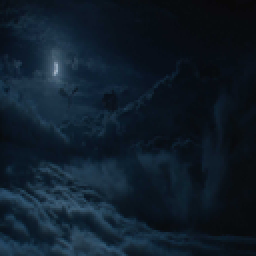
%> input picture machine-learning-ex7-kmeans-and-image-compression-using-pca/ex7/dragons.png, 128 x 128 px, shrunk from 267 x 267 before the run (shown 2 times larger)
$ octave ex7.m   (GNU Octave 9; MATLAB toolbox functions it lacks are replaced by stand-ins)
%> lines starting %> are read from the running program, lines starting %| are printed output that depends on the picture
### machine-learning-ex7-kmeans-and-image-compression-using-pca/ex7/findClosestCentroids.m
function idx = findClosestCentroids(X, centroids)
%> called with centroids = [3 3; 6 2; 8 5]
%FINDCLOSESTCENTROIDS computes the centroid memberships for every example
%   idx = FINDCLOSESTCENTROIDS (X, centroids) returns the closest centroids
%   in idx for a dataset X where each row is a single example. idx = m x 1
%   vector of centroid assignments (i.e. each entry in range [1..K])
%

% Set K
K = size(centroids, 1);

% You need to return the following variables correctly.
idx = zeros(size(X,1), 1);

% ====================== YOUR CODE HERE ======================
% Instructions: Go over every example, find its closest centroid, and store
%               the index inside idx at the appropriate location.
%               Concretely, idx(i) should contain the index of the centroid
%               closest to example i. Hence, it should be a value in the
%               range 1..K
%
% Note: You can use a for-loop over the examples to compute this.
%
m = size(X,1);
for i = 1:m;
  errmin= Inf;
  for j = 1:K
    err = (1/m)*sum((X(i,:) - centroids(j,:)).^2);
    if errmin >= err
      idx(i) = j;
      errmin = err;
    end
  end
end


% =============================================================

end

### machine-learning-ex7-kmeans-and-image-compression-using-pca/ex7/computeCentroids.m
function centroids = computeCentroids(X, idx, K)
%> called with K = 3
%COMPUTECENTROIDS returns the new centroids by computing the means of the
%data points assigned to each centroid.
%   centroids = COMPUTECENTROIDS(X, idx, K) returns the new centroids by
%   computing the means of the data points assigned to each centroid. It is
%   given a dataset X where each row is a single data point, a vector
%   idx of centroid assignments (i.e. each entry in range [1..K]) for each
%   example, and K, the number of centroids. You should return a matrix
%   centroids, where each row of centroids is the mean of the data points
%   assigned to it.
%

% Useful variables
[m n] = size(X);

% You need to return the following variables correctly.
centroids = zeros(K, n);


% ====================== YOUR CODE HERE ======================
% Instructions: Go over every centroid and compute mean of all points that
%               belong to it. Concretely, the row vector centroids(i, :)
%               should contain the mean of the data points assigned to
%               centroid i.
%
% Note: You can use a for-loop over the centroids to compute this.
%
for i = 1:K
  sel = find(idx == i);
  centroids(i,: ) = mean(X(sel,:),1);
  end


% =============================================================


end

### machine-learning-ex7-kmeans-and-image-compression-using-pca/ex7/runkMeans.m
function [centroids, idx] = runkMeans(X, initial_centroids, ...
                                      max_iters, plot_progress)
%> called with initial_centroids = [3 3; 6 2; 8 5], max_iters = 10, plot_progress = true
%RUNKMEANS runs the K-Means algorithm on data matrix X, where each row of X
%is a single example
%   [centroids, idx] = RUNKMEANS(X, initial_centroids, max_iters, ...
%   plot_progress) runs the K-Means algorithm on data matrix X, where each
%   row of X is a single example. It uses initial_centroids used as the
%   initial centroids. max_iters specifies the total number of interactions
%   of K-Means to execute. plot_progress is a true/false flag that
%   indicates if the function should also plot its progress as the
%   learning happens. This is set to false by default. runkMeans returns
%   centroids, a Kxn matrix of the computed centroids and idx, a m x 1
%   vector of centroid assignments (i.e. each entry in range [1..K])
%

% Set default value for plot progress
if ~exist('plot_progress', 'var') || isempty(plot_progress)
    plot_progress = false;
end

% Plot the data if we are plotting progress
if plot_progress
    figure;
    hold on;
end

% Initialize values
[m n] = size(X);
K = size(initial_centroids, 1);
centroids = initial_centroids;
previous_centroids = centroids;
idx = zeros(m, 1);

% Run K-Means
for i=1:max_iters

    % Output progress
    fprintf('K-Means iteration %d/%d...\n', i, max_iters);
    if exist('OCTAVE_VERSION')
        fflush(stdout);
    end

    % For each example in X, assign it to the closest centroid
    idx = findClosestCentroids(X, centroids);

    % Optionally, plot progress here
    if plot_progress
        plotProgresskMeans(X, centroids, previous_centroids, idx, K, i);
        previous_centroids = centroids;
        fprintf('Press enter to continue.\n');
        pause;
    end

    % Given the memberships, compute new centroids
    centroids = computeCentroids(X, idx, K);
end

% Hold off if we are plotting progress
if plot_progress
    hold off;
end

end

### machine-learning-ex7-kmeans-and-image-compression-using-pca/ex7/kMeansInitCentroids.m
function centroids = kMeansInitCentroids(X, K)
%KMEANSINITCENTROIDS This function initializes K centroids that are to be
%used in K-Means on the dataset X
%   centroids = KMEANSINITCENTROIDS(X, K) returns K initial centroids to be
%   used with the K-Means on the dataset X
%

% You should return this values correctly
centroids = zeros(K, size(X, 2));

% ====================== YOUR CODE HERE ======================
% Instructions: You should set centroids to randomly chosen examples from
%               the dataset X
%

randidx = randperm(size(X, 1));
centroids = X(randidx(1:K), :);


% =============================================================

end

### machine-learning-ex7-kmeans-and-image-compression-using-pca/ex7/plotProgresskMeans.m
function plotProgresskMeans(X, centroids, previous, idx, K, i)
%PLOTPROGRESSKMEANS is a helper function that displays the progress of
%k-Means as it is running. It is intended for use only with 2D data.
%   PLOTPROGRESSKMEANS(X, centroids, previous, idx, K, i) plots the data
%   points with colors assigned to each centroid. With the previous
%   centroids, it also plots a line between the previous locations and
%   current locations of the centroids.
%

% Plot the examples
plotDataPoints(X, idx, K);

% Plot the centroids as black x's
plot(centroids(:,1), centroids(:,2), 'x', ...
     'MarkerEdgeColor','k', ...
     'MarkerSize', 10, 'LineWidth', 3);

% Plot the history of the centroids with lines
for j=1:size(centroids,1)
    drawLine(centroids(j, :), previous(j, :));
end

% Title
title(sprintf('Iteration number %d', i))

end

### machine-learning-ex7-kmeans-and-image-compression-using-pca/ex7/plotDataPoints.m
function plotDataPoints(X, idx, K)
%PLOTDATAPOINTS plots data points in X, coloring them so that those with the same
%index assignments in idx have the same color
%   PLOTDATAPOINTS(X, idx, K) plots data points in X, coloring them so that those
%   with the same index assignments in idx have the same color

% Create palette
palette = hsv(K + 1);
colors = palette(idx, :);

% Plot the data
scatter(X(:,1), X(:,2), 15, colors);

end

### machine-learning-ex7-kmeans-and-image-compression-using-pca/ex7/ex7.m
%% Machine Learning Online Class
%  Exercise 7 | Principle Component Analysis and K-Means Clustering
%
%  Instructions
%  ------------
%
%  This file contains code that helps you get started on the
%  exercise. You will need to complete the following functions:
%
%     pca.m
%     projectData.m
%     recoverData.m
%     computeCentroids.m
%     findClosestCentroids.m
%     kMeansInitCentroids.m
%
%  For this exercise, you will not need to change any code in this file,
%  or any other files other than those mentioned above.
%

%% Initialization
clear ; close all; clc

%% ================= Part 1: Find Closest Centroids ====================
%  To help you implement K-Means, we have divided the learning algorithm
%  into two functions -- findClosestCentroids and computeCentroids. In this
%  part, you should complete the code in the findClosestCentroids function.
%
fprintf('Finding closest centroids.\n\n');

% Load an example dataset that we will be using
load('ex7data2.mat');

% Select an initial set of centroids
K = 3; % 3 Centroids
initial_centroids = [3 3; 6 2; 8 5];

% Find the closest centroids for the examples using the
% initial_centroids
idx = findClosestCentroids(X, initial_centroids);

fprintf('Closest centroids for the first 3 examples: \n')
fprintf(' %d', idx(1:3));
fprintf('\n(the closest centroids should be 1, 3, 2 respectively)\n');

fprintf('Program paused. Press enter to continue.\n');
pause;

%% ===================== Part 2: Compute Means =========================
%  After implementing the closest centroids function, you should now
%  complete the computeCentroids function.
%
fprintf('\nComputing centroids means.\n\n');

%  Compute means based on the closest centroids found in the previous part.
centroids = computeCentroids(X, idx, K);

fprintf('Centroids computed after initial finding of closest centroids: \n')
fprintf(' %f %f \n' , centroids');
fprintf('\n(the centroids should be\n');
fprintf('   [ 2.428301 3.157924 ]\n');
fprintf('   [ 5.813503 2.633656 ]\n');
fprintf('   [ 7.119387 3.616684 ]\n\n');

fprintf('Program paused. Press enter to continue.\n');
pause;


%% =================== Part 3: K-Means Clustering ======================
%  After you have completed the two functions computeCentroids and
%  findClosestCentroids, you have all the necessary pieces to run the
%  kMeans algorithm. In this part, you will run the K-Means algorithm on
%  the example dataset we have provided.
%
fprintf('\nRunning K-Means clustering on example dataset.\n\n');

% Load an example dataset
load('ex7data2.mat');

% Settings for running K-Means
K = 3;
max_iters = 10;

% For consistency, here we set centroids to specific values
% but in practice you want to generate them automatically, such as by
% settings them to be random examples (as can be seen in
% kMeansInitCentroids).
initial_centroids = [3 3; 6 2; 8 5];

% Run K-Means algorithm. The 'true' at the end tells our function to plot
% the progress of K-Means
[centroids, idx] = runkMeans(X, initial_centroids, max_iters, true);
fprintf('\nK-Means Done.\n\n');

fprintf('Program paused. Press enter to continue.\n');
pause;

%% ============= Part 4: K-Means Clustering on Pixels ===============
%  In this exercise, you will use K-Means to compress an image. To do this,
%  you will first run K-Means on the colors of the pixels in the image and
%  then you will map each pixel onto its closest centroid.
%
%  You should now complete the code in kMeansInitCentroids.m
%

fprintf('\nRunning K-Means clustering on pixels from an image.\n\n');

%  Load an image of a bird
A = double(imread('dragons.png'));

% If imread does not work for you, you can try instead
%   load ('bird_small.mat');

A = A / 255; % Divide by 255 so that all values are in the range 0 - 1

% Size of the image
img_size = size(A);
%> img_size = [128 128 3]

% Reshape the image into an Nx3 matrix where N = number of pixels.
% Each row will contain the Red, Green and Blue pixel values
% This gives us our dataset matrix X that we will use K-Means on.
X = reshape(A, img_size(1) * img_size(2), 3);

% Run your K-Means algorithm on this data
% You should try different values of K and max_iters here
K = 16;
max_iters = 10;

% When using K-Means, it is important the initialize the centroids
% randomly.
% You should complete the code in kMeansInitCentroids.m before proceeding
initial_centroids = kMeansInitCentroids(X, K);
%> in kMeansInitCentroids, `centroids = X(randidx(1:K), :);`: centroids = 16 rows, first 12: [0.0275 0.0431 0.0549; 0.0275 0.0431 0.0549; 0.141 0.216 0.278; 0.0941 0.184 0.255; 0.0471 0.0863 0.141; 0.141 0.255 0.325; 0.0314 0.0471 0.0745; 0.0353 0.11 0.169; 0.0392 0.0667 0.106; 0.051 0.0863 0.125; 0.0235 0.051 0.0745; 0.0549 0.129 0.188]
%> initial_centroids has the same summary as centroids in kMeansInitCentroids

% Run K-Means
[centroids, idx] = runkMeans(X, initial_centroids, max_iters);
%> in runkMeans (call 2), `previous_centroids = centroids;`: previous_centroids has the same summary as centroids in kMeansInitCentroids
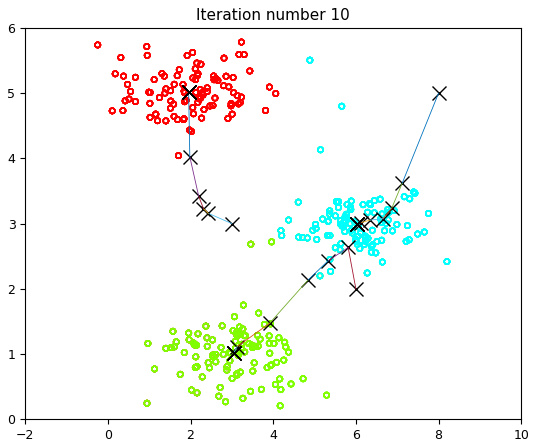
%> figure redrawn from the program's plot data
%> centroids = 16 rows, first 12: [NaN NaN NaN; 0.0304 0.042 0.0546; 0.156 0.26 0.34; 0.0948 0.181 0.25; 0.0439 0.085 0.138; 0.233 0.341 0.426; 0.035 0.0493 0.0686; 0.053 0.113 0.169; 0.0352 0.0661 0.103; 0.0409 0.0789 0.118; 0.0262 0.0521 0.0761; 0.0598 0.131 0.192]

fprintf('Program paused. Press enter to continue.\n');
pause;


%% ================= Part 5: Image Compression ======================
%  In this part of the exercise, you will use the clusters of K-Means to
%  compress an image. To do this, we first find the closest clusters for
%  each example. After that, we

fprintf('\nApplying K-Means to compress an image.\n\n');

% Find closest cluster members
idx = findClosestCentroids(X, centroids);

% Essentially, now we have represented the image X as in terms of the
% indices in idx.

% We can now recover the image from the indices (idx) by mapping each pixel
% (specified by its index in idx) to the centroid value
X_recovered = centroids(idx,:);

% Reshape the recovered image into proper dimensions
X_recovered = reshape(X_recovered, img_size(1), img_size(2), 3);

% Display the original image
subplot(1, 2, 1);
imagesc(A);
title('Original');

% Display compressed image side by side
subplot(1, 2, 2);
imagesc(X_recovered)
title(sprintf('Compressed, with %d colors.', K));


fprintf('Program paused. Press enter to continue.\n');
pause;
